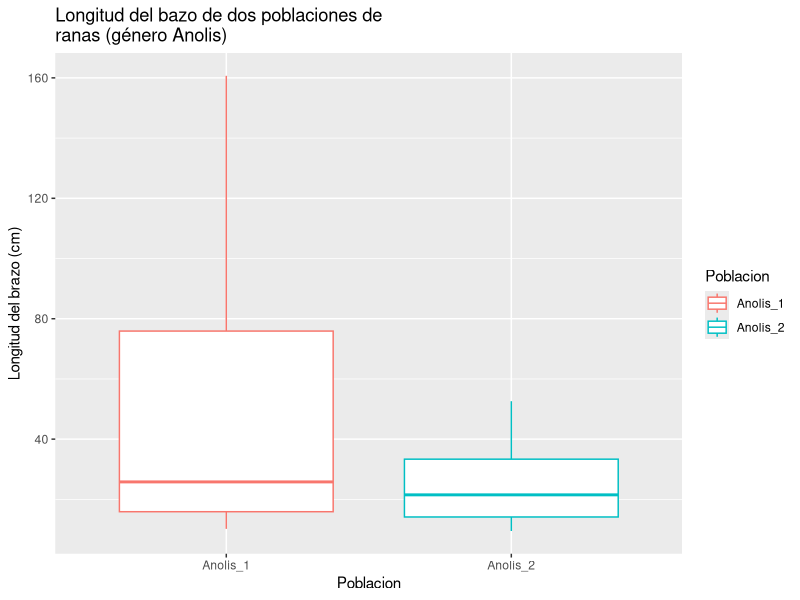
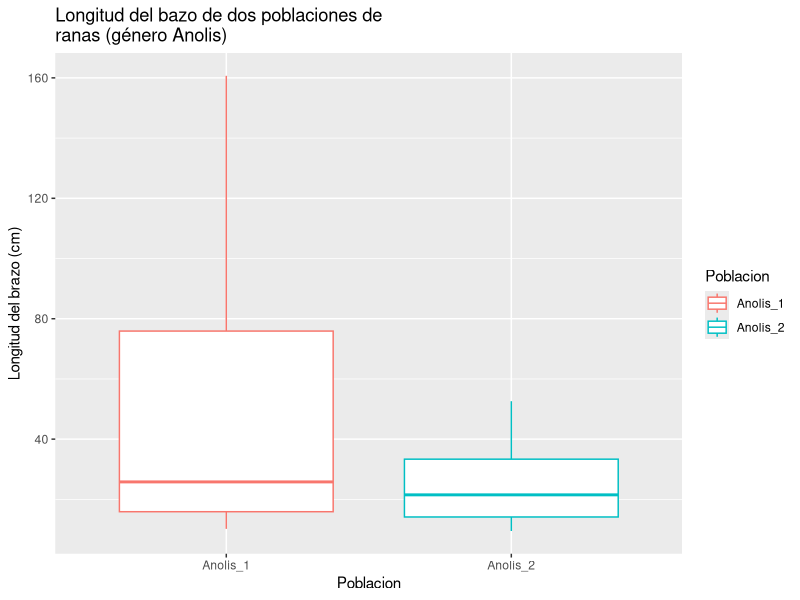

These figures' R source, in order:
#Este código analiza los los datos de Anolis
#Importa la libreria para graficar
library(ggplot2)
#importa los datos limpios
#se toma , como separador
#se toma . como signo de decimales
anolis <- read.csv("./data/processed/Anolis_limpio.csv",sep=",", dec=".")

#Crea un boxplot con Población en eje X y longitud del blazo en eje Y
ggplot(anolis, aes(x = Poblacion , y = Longitud_brazo, color= Poblacion )) +
  geom_boxplot( ) + labs(title ="Longitud del bazo de dos poblaciones de \nranas (género Anolis)",
                         y = "Longitud del brazo (cm)")
#Exporta la gráfica en un PNG
ggsave(filename = "anolis_analisis.png", path = "./results/figures")
